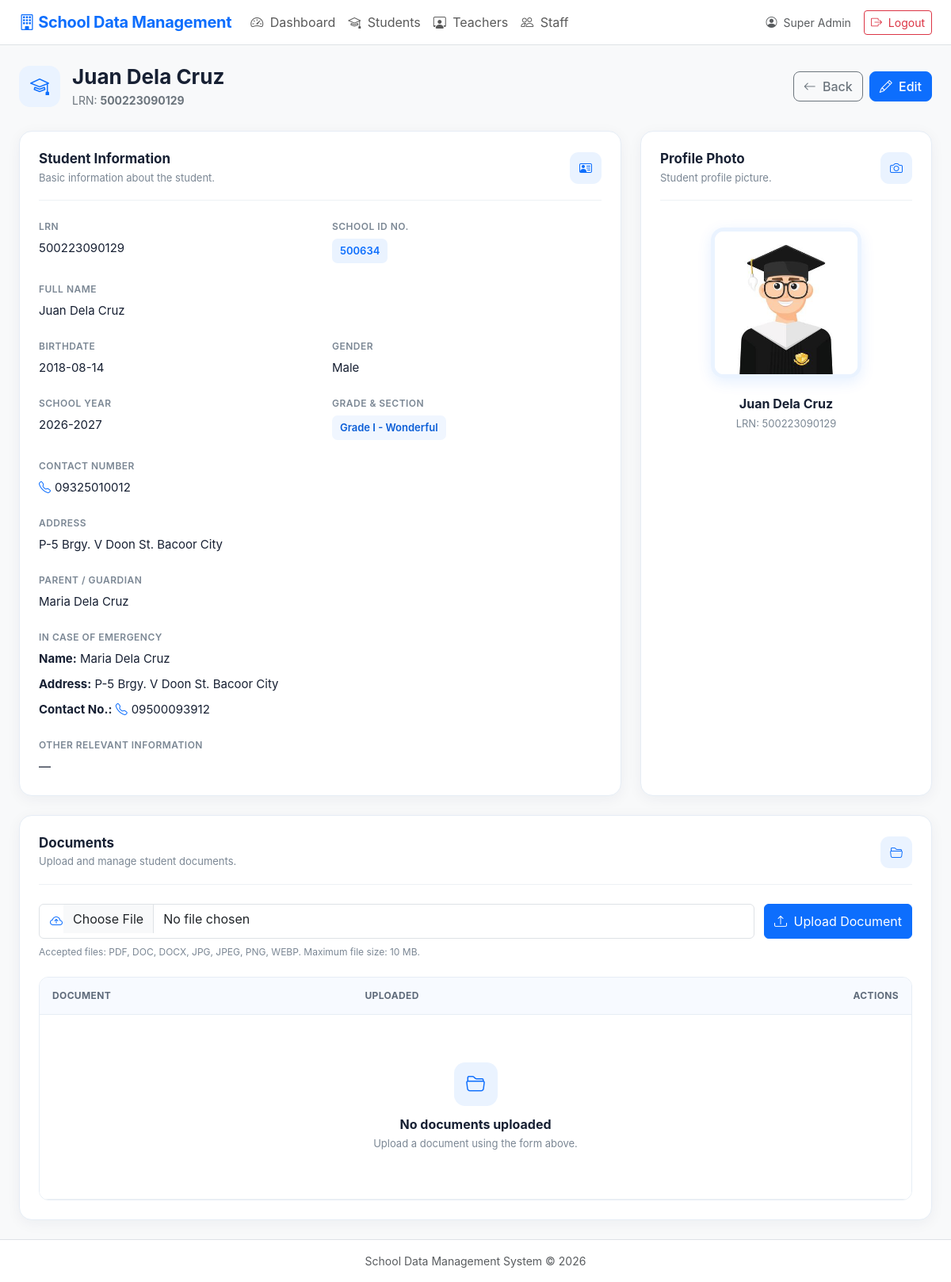
The page /student_view.php?id=2 (signed in) on the database its author committed.
### tables this page shows
CREATE TABLE `students` (
  `id` int(10) UNSIGNED NOT NULL,
  `lrn` varchar(12) DEFAULT NULL,
  `photo` varchar(255) DEFAULT NULL,
  `full_name` varchar(150) NOT NULL,
  `date_of_birth` date DEFAULT NULL,
  `gender` varchar(30) DEFAULT NULL,
  `address` text DEFAULT NULL,
  `contact_number` varchar(50) DEFAULT NULL,
  `parent_guardian` varchar(150) DEFAULT NULL,
  `grade_section` varchar(100) DEFAULT NULL,
  `other_info` text DEFAULT NULL,
  `created_at` timestamp NOT NULL DEFAULT current_timestamp(),
  `updated_at` timestamp NOT NULL DEFAULT current_timestamp() ON UPDATE current_timestamp(),
  `school_id` varchar(6) NOT NULL DEFAULT '500634',
  `school_year` varchar(9) DEFAULT NULL,
  `emergency_name` varchar(100) DEFAULT NULL,
  `emergency_address` text DEFAULT NULL,
  `emergency_contact` varchar(11) DEFAULT NULL,
  `created_by` int(11) DEFAULT NULL,
  `updated_by` int(11) DEFAULT NULL
);

### config.php (called while the page is built, shortened)
<?php
function e($value)
{
    return htmlspecialchars(
        (string) $value,
        ENT_QUOTES,
        'UTF-8'
    );
}
?>

### student_view.php (the view, shortened to what this page needs)
<?php
require_once __DIR__ . '/config.php';
$id = (int)($_GET['id'] ?? 0);
$stmt = $pdo->prepare("SELECT * FROM students WHERE id = ?");
$stmt->execute([$id]);
$r = $stmt->fetch();
$stmt = $pdo->prepare("
    SELECT *
    FROM documents
    WHERE owner_type = ?
    AND owner_id = ?
    ORDER BY uploaded_at DESC
");
$stmt->execute(['student', $id]);
$docs = $stmt->fetchAll();
include __DIR__ . '/header.php';
?>
<link rel="stylesheet" href="assets/student-view.css">
<div class="student-view-header">
    <div class="student-heading">
        <div class="student-heading-icon">
            <i class="bi bi-mortarboard"></i>
        </div>
        <div>
            <h2 class="student-title">
                <?= e($r['full_name']) ?>
            </h2>
            <p class="student-subtitle">
                LRN:
                <strong>
                    <?= !empty($r['lrn']) ? e($r['lrn']) : '—' ?>
                </strong>
            </p>
        </div>
    </div>
    <div class="student-header-actions">
        <a
            href="students.php"
            class="btn btn-outline-secondary"
        >
            <i class="bi bi-arrow-left me-1"></i>
            Back
        </a>
        <a
            href="student_form.php?id=<?= $id ?>"
            class="btn btn-primary"
        >
            <i class="bi bi-pencil me-1"></i>
            Edit
        </a>
    </div>
</div>
<div class="row g-4">
    <div class="col-lg-8">
        <div class="student-card">
            <div class="student-card-header">
                <div>
                    <h5>
                        Student Information
                    </h5>
                    <p>
                        Basic information about the student.
                    </p>
                </div>
                <div class="student-card-icon">
                    <i class="bi bi-person-vcard"></i>
                </div>
            </div>
            <div class="student-info-grid">
                <div class="student-info-item">
                    <span class="student-info-label">
                        LRN
                    </span>
                    <span class="student-info-value">
                        <?= !empty($r['lrn'])
                            ? e($r['lrn'])
                            : '—' ?>
                    </span>
                </div>
                <div class="student-info-item">
                    <span class="student-info-label">
                        School ID No.
                    </span>
                    <span class="student-info-value">
                        <span class="student-id-badge">
                            <?= e($r['school_id'] ?? '500634') ?>
                        </span>
                    </span>
                </div>
                <div class="student-info-item student-info-full">
                    <span class="student-info-label">
                        Full Name
                    </span>
                    <span class="student-info-value">
                        <?= e($r['full_name']) ?>
                    </span>
                </div>
                <div class="student-info-item">
                    <span class="student-info-label">
                        Birthdate
                    </span>
                    <span class="student-info-value">
                        <?= !empty($r['date_of_birth'])
                            ? e($r['date_of_birth'])
                            : '—' ?>
                    </span>
                </div>
                <div class="student-info-item">
                    <span class="student-info-label">
                        Gender
                    </span>
                    <span class="student-info-value">
                        <?= !empty($r['gender'])
                            ? e($r['gender'])
                            : '—' ?>
                    </span>
                </div>
                <div class="student-info-item">
                    <span class="student-info-label">
                        School Year
                    </span>
                    <span class="student-info-value">
                        <?= !empty($r['school_year'])
                            ? e($r['school_year'])
                            : '—' ?>
                    </span>
                </div>
                <div class="student-info-item">
                    <span class="student-info-label">
                        Grade & Section
                    </span>
                    <span class="student-info-value">
                        <?php if (!empty($r['grade_section'])): ?>
                            <span class="grade-badge">
                                <?= e($r['grade_section']) ?>
                            </span>
                        <?php else: ?>
                            —
                        <?php endif; ?>
                    </span>
                </div>
                <div class="student-info-item">
                    <span class="student-info-label">
                        Contact Number
                    </span>
                    <span class="student-info-value">
                        <?php if (!empty($r['contact_number'])): ?>
                            <span class="student-contact">
                                <i class="bi bi-telephone"></i>
                                <?= e($r['contact_number']) ?>
                            </span>
                        <?php else: ?>
                            —
                        <?php endif; ?>
                    </span>
                </div>
                <div class="student-info-item student-info-full">
                    <span class="student-info-label">
                        Address
                    </span>
                    <span class="student-info-value">
                        <?= !empty($r['address'])
                            ? nl2br(e($r['address']))
                            : '—' ?>
                    </span>
                </div>
                <div class="student-info-item student-info-full">
                    <span class="student-info-label">
                        Parent / Guardian
                    </span>
                    <span class="student-info-value">
                        <?= !empty($r['parent_guardian'])
                            ? e($r['parent_guardian'])
                            : '—' ?>
                    </span>
                </div>
                <div class="student-info-item student-info-full">
                    <span class="student-info-label">
                        In Case of Emergency
                    </span>
                    <div class="student-info-value">
                        <div class="mb-2">
                            <strong>Name:</strong>
                            <?= !empty($r['emergency_name'])
                                ? e($r['emergency_name'])
                                : '—' ?>
                        </div>
                        <div class="mb-2">
                            <strong>Address:</strong>
                            <?= !empty($r['emergency_address'])
                                ? nl2br(e($r['emergency_address']))
                                : '—' ?>
                        </div>
                        <div>
                            <strong>Contact No.:</strong>
                            <?php if (!empty($r['emergency_contact'])): ?>
                                <span class="student-contact">
                                    <i class="bi bi-telephone"></i>
                                    <?= e($r['emergency_contact']) ?>
                                </span>
                            <?php else: ?>
                                —
                            <?php endif; ?>
                        </div>
                    </div>
                </div>
                <div class="student-info-item student-info-full">
                    <span class="student-info-label">
                        Other Relevant Information
                    </span>
                    <span class="student-info-value">
                        <?= !empty($r['other_info'])
                            ? nl2br(e($r['other_info']))
                            : '—' ?>
                    </span>
                </div>
            </div>
        </div>
    </div>
    <div class="col-lg-4">
        <div class="student-card profile-card">
            <div class="student-card-header">
                <div>
                    <h5>
                        Profile Photo
                    </h5>
                    <p>
                        Student profile picture.
                    </p>
                </div>
                <div class="student-card-icon">
                    <i class="bi bi-camera"></i>
                </div>
            </div>
            <div class="profile-photo-wrapper">
                <?php if (!empty($r['photo'])): ?>
                    <img
                        src="<?= e($r['photo']) ?>"
                        class="student-profile-photo"
                        alt="<?= e($r['full_name']) ?>"
                    >
                <?php else: ?>
                    <div class="student-profile-placeholder">
                        <i class="bi bi-person"></i>
                    </div>
                <?php endif; ?>
            </div>
            <div class="profile-name">
                <?= e($r['full_name']) ?>
            </div>
            <div class="profile-id">
                LRN:
                <?= !empty($r['lrn'])
                    ? e($r['lrn'])
                    : '—' ?>
            </div>
        </div>
    </div>
</div>
<div class="student-card documents-card">
    <div class="student-card-header">
        <div>
            <h5>
                Documents
            </h5>
            <p>
                Upload and manage student documents.
            </p>
        </div>
        <div class="student-card-icon">
            <i class="bi bi-folder2-open"></i>
        </div>
    </div>
    <form
        method="post"
        enctype="multipart/form-data"
        class="document-upload-form"
    >
        <div class="document-input-wrapper">
            <i class="bi bi-cloud-arrow-up"></i>
            <input
                class="form-control"
                type="file"
                name="document"
                accept=".pdf,.doc,.docx,.jpg,.jpeg,.png,.webp"
                required
            >
        </div>
        <button
            type="submit"
            class="btn btn-primary document-upload-btn"
            name="upload_document"
            value="1"
        >
            <i class="bi bi-upload me-1"></i>
            Upload Document
        </button>
    </form>
    <div class="document-help">
        Accepted files: PDF, DOC, DOCX, JPG, JPEG, PNG, WEBP.
        Maximum file size: 10 MB.
    </div>
    <div class="documents-table-wrapper">
        <div class="table-responsive">
            <table class="table student-documents-table align-middle mb-0">
                <thead>
                    <tr>
                        <th>Document</th>
                        <th>Uploaded</th>
                        <th class="text-end">Actions</th>
                    </tr>
                </thead>
                <tbody>
                    <?php if (!empty($docs)): ?>
                        <?php foreach ($docs as $d): ?>
                            <tr>
                                <td>
                                    <div class="document-name">
                                        <div class="document-icon">
                                            <i class="bi bi-file-earmark"></i>
                                        </div>
                                        <div>
                                            <div class="fw-semibold">
                                                <?= e($d['document_name']) ?>
                                            </div>
                                            <?php if (!empty($d['file_type'])): ?>
                                                <small class="text-muted">
                                                    <?= e($d['file_type']) ?>
                                                </small>
                                            <?php endif; ?>
                                        </div>
                                    </div>
                                </td>
                                <td>
                                    <span class="document-date">
                                        <i class="bi bi-calendar3 me-1"></i>
                                        <?= e($d['uploaded_at']) ?>
                                    </span>
                                </td>
                                <td>
                                    <div class="document-actions">
                                        <a
                                            href="<?= e($d['file_path']) ?>"
                                            target="_blank"
                                            class="btn btn-sm btn-outline-primary"
                                            title="View or Download"
                                        >
                                            <i class="bi bi-eye"></i>
                                            <span>View</span>
                                        </a>
                                        <a
                                            href="delete_document.php?id=<?= (int)$d['id'] ?>&return=student_view.php%3Fid%3D<?= $id ?>"
                                            class="btn btn-sm btn-outline-danger"
                                            data-confirm="Delete this document?"
                                            title="Delete Document"
                                        >
                                            <i class="bi bi-trash"></i>
                                            <span>Delete</span>
                                        </a>
                                    </div>
                                </td>
                            </tr>
                        <?php endforeach; ?>
                    <?php else: ?>
                        <tr>
                            <td colspan="3">
                                <div class="documents-empty">
                                    <div class="documents-empty-icon">
                                        <i class="bi bi-folder2-open"></i>
                                    </div>
                                    <h6>
                                        No documents uploaded
                                    </h6>
                                    <p>
                                        Upload a document using the form above.
                                    </p>
                                </div>
                            </td>
                        </tr>
                    <?php endif; ?>
                </tbody>
            </table>
        </div>
    </div>
</div>
<?php include 'footer.php'; ?>

### assets/style.css (style rules this page uses)
body { font-family: Inter, system-ui, -apple-system, "Segoe UI", sans-serif; }
.table td, .table th { vertical-align: middle; }

### assets/navigation.css (style rules this page uses)
html, body { min-height: 100%; }
body { display: flex; flex-direction: column; min-height: 100vh; }

### rows shown on the page
students: full_name "Juan Dela Cruz", lrn "500223090129", school "500634", date_of_birth "2018-08-14", gender "Male", school_year "2026-2027", grade_section "Grade I - Wonderful", contact_number "09325010012", address "P-5 Brgy. V Doon St. Bacoor City", parent_guardian "Maria Dela Cruz", emergency_name "Maria Dela Cruz", emergency_address "P-5 Brgy. V Doon St. Bacoor City", emergency_contact "09500093912", photo (picture)

### other values the page prints
$_SESSION['full_name'] "Super Admin"
